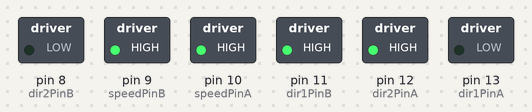
Bench run of a sketch on a simulated Arduino Uno, built with avr-gcc and run on an emulated ATmega328P. Parts: switched loads named in the sketch (green lamp = pin HIGH).

Above: at 0.1 s.
Timing chart, 0 to 1.6 s (numbered marks = the images above):
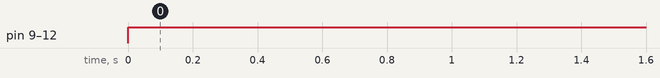

The sketch:

teste_motores.ino
```cpp
//Motor A
int dir1PinA = 13;
int dir2PinA = 12;
int speedPinA = 10;

//motor B
int dir1PinB = 11;
int dir2PinB = 8;
int speedPinB = 9;

unsigned long time;
int speed_;
int dir;
void setup() {

  pinMode (dir1PinA, OUTPUT);
  pinMode (dir2PinA, OUTPUT);
  pinMode (speedPinA, OUTPUT);
  pinMode (dir1PinB, OUTPUT);
  pinMode (dir2PinB, OUTPUT);
  pinMode (speedPinB, OUTPUT);
  time = millis ();
  speed_ = 0;
  dir = 1;

}

void loop() {

  speed_ = 255;
  analogWrite (speedPinA, speed_);
  analogWrite (speedPinB, speed_);

  dir = 1;


  // set direction

    digitalWrite (dir1PinA , LOW);
    digitalWrite (dir2PinA, HIGH);
    digitalWrite (dir1PinB, HIGH);
    digitalWrite (dir2PinB, LOW);


}
```

Measured:
- by itself, pin 9 (speedPinB), pin 10 (speedPinA), pin 11 (dir1PinB), pin 12 (dir2PinA): LOW → HIGH at 0.00 s
